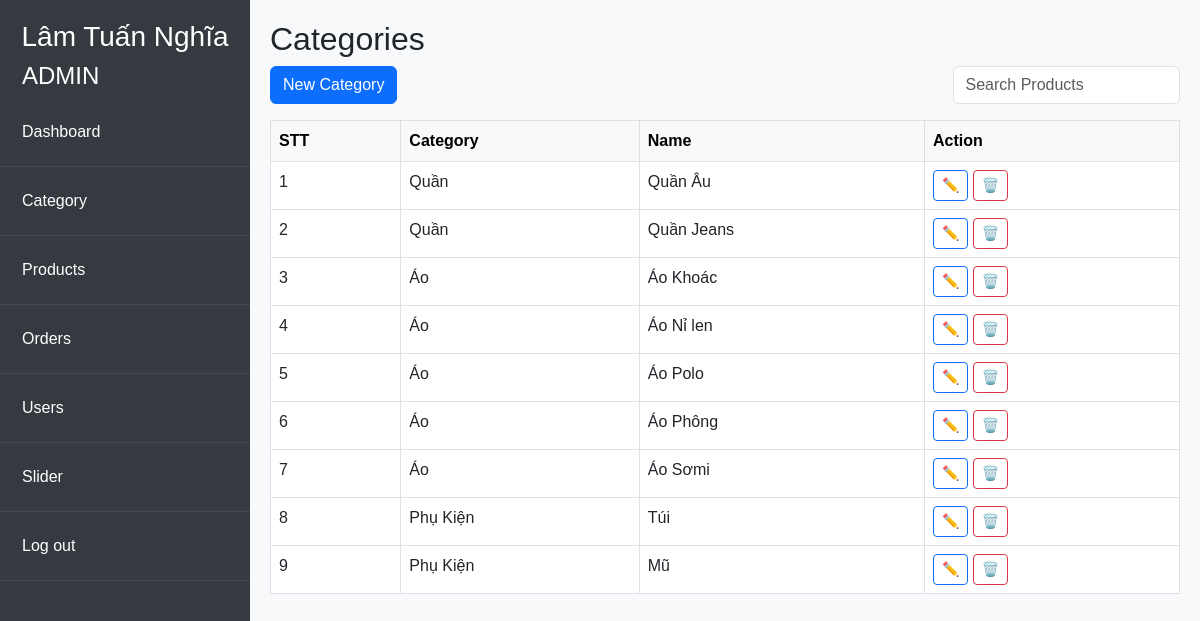
The page /admin/index.php?page_layout=category (signed in) on the database its author committed.
### tables this page shows
CREATE TABLE IF NOT EXISTS `categories` (
  `id` int(11) NOT NULL AUTO_INCREMENT,
  `cate_id` int(11) NOT NULL,
  `name` varchar(255) NOT NULL,
  PRIMARY KEY (`id`),
  KEY `category_id` (`id`),
  KEY `cate_id` (`cate_id`)
);

CREATE TABLE IF NOT EXISTS `cate` (
  `id` int(11) NOT NULL AUTO_INCREMENT,
  `name` varchar(255) NOT NULL,
  PRIMARY KEY (`id`)
);

### admin/category.php (the view, shortened to what this page needs)
<?php
include '../config/connect.php';
$sql = "SELECT c.id, c.name, ca.name as CateName
        FROM categories c
        JOIN cate ca on c.cate_id = ca.id
        ORDER BY id ASC";
$result = mysqli_query($conn, $sql);
$stt = 1;
?>
<div class="content">
    <h2>Categories</h2>
    <div class="d-flex justify-content-between mb-3">
        <a class="btn btn-primary" data-bs-toggle="modal" data-bs-target="#newCategoryModal">New Category</a>
        <input type="text" id="search" class="form-control w-25" placeholder="Search Products">
    </div>
    <table class="table table-bordered">
        <thead class="table-light">
            <tr>
                <th>STT</th>
                <th>Category</th>
                <th>Name</th>
                <th>Action</th>
            </tr>
        </thead>
        <tbody id="categoryList">
            <?php while ($category = mysqli_fetch_assoc($result)): ?>
            <tr>
                <td><?= $stt++ ?></td>
                <td><?= $category['CateName'] ?></td>
                <td><?= $category['name'] ?></td>
                <td>
                    <a href="index.php?page_layout=editcategory&id=<?php echo $category['id'];?>" class="btn btn-sm btn-outline-primary">✏️</a>
                    <?php if ($_SESSION['admin_role'] == 'admin') {?>
                      <a href="deletecategory.php?id=<?= $category['id'] ?>" class="btn btn-sm btn-outline-danger" onclick="return confirm('Bạn có chắc chắn muốn xóa?');">🗑️</a>
                    <?php }?>
                </td>
            </tr>
            <?php endwhile; ?>
        </tbody>
    </table>
</div>

### admin/index.php (shortened to what this page needs)
<!DOCTYPE html>
<html lang="en">
<head>
    <link href="https://cdn.jsdelivr.net/npm/bootstrap@5.3.0/dist/css/bootstrap.min.css" rel="stylesheet">
    <link rel="stylesheet" href="../assets/css/admin.css">
</head>
<body>
    <div class="sidebar">
        <h3><?php echo $_SESSION['admin_name'] ?></h3>
        <h4><?php echo $_SESSION['admin_role'] ?></h4>
        <ul>
            <li><a href="index.php?page_layout=dashboard">Dashboard</a></li>
            <li><a href="index.php?page_layout=category">Category</a></li>
            <li><a href="index.php?page_layout=products">Products</a></li>
            <li><a href="index.php?page_layout=orders">Orders</a></li>
            <?php
              if ($_SESSION['admin_role'] == 'admin') {
                echo "<li><a href='index.php?page_layout=users'>Users</a></li>";
              }
            ?>
            <li><a href="index.php?page_layout=slider">Slider</a></li>
            <li><a href="logout.php" onclick="return confirm('Bạn có chắc chắn muốn đăng xuất?');">Log out</a></li>
        </ul>
    </div>
</body>
</html>
<?php
  include "../config/connect.php";
  if(isset($_GET["page_layout"]))
  {
    switch($_GET["page_layout"]){
        case "category";
        include "category.php";
        break;
    }
  }
?>

### assets/css/admin.css (style rules this page uses)
body { font-family: Arial, sans-serif; background-color: #f8f9fa; }
.sidebar { width: 250px; height: 100vh; background: #343a40; position: fixed; padding-top: 20px; }
.sidebar h3 { text-align: center; color: white; }
.sidebar h4 { text-align: left; color: white; text-transform: uppercase; padding-left: 22px; }
.sidebar ul { list-style: none; padding: 0; }
.sidebar ul li { padding: 12px; border-bottom: 1px solid #464a4e; }
.sidebar ul li a { color: white; text-decoration: none; display: block; padding: 10px; }
.content { margin-left: 250px; padding: 20px; }

### rows shown on the page
categories: cate.name "Quần", name "Quần Âu"
categories: cate.name "Quần", name "Quần Jeans"
categories: cate.name "Áo", name "Áo Khoác"
categories: cate.name "Áo", name "Áo Nỉ len"
categories: cate.name "Áo", name "Áo Polo"
categories: cate.name "Áo", name "Áo Phông"
categories: cate.name "Áo", name "Áo Sơmi"
categories: cate.name "Phụ Kiện", name "Túi"
categories: cate.name "Phụ Kiện", name "Mũ"

### other values the page prints
$_SESSION['admin_name'] "Lâm Tuấn Nghĩa"
$_SESSION['admin_role'] "ADMIN"
